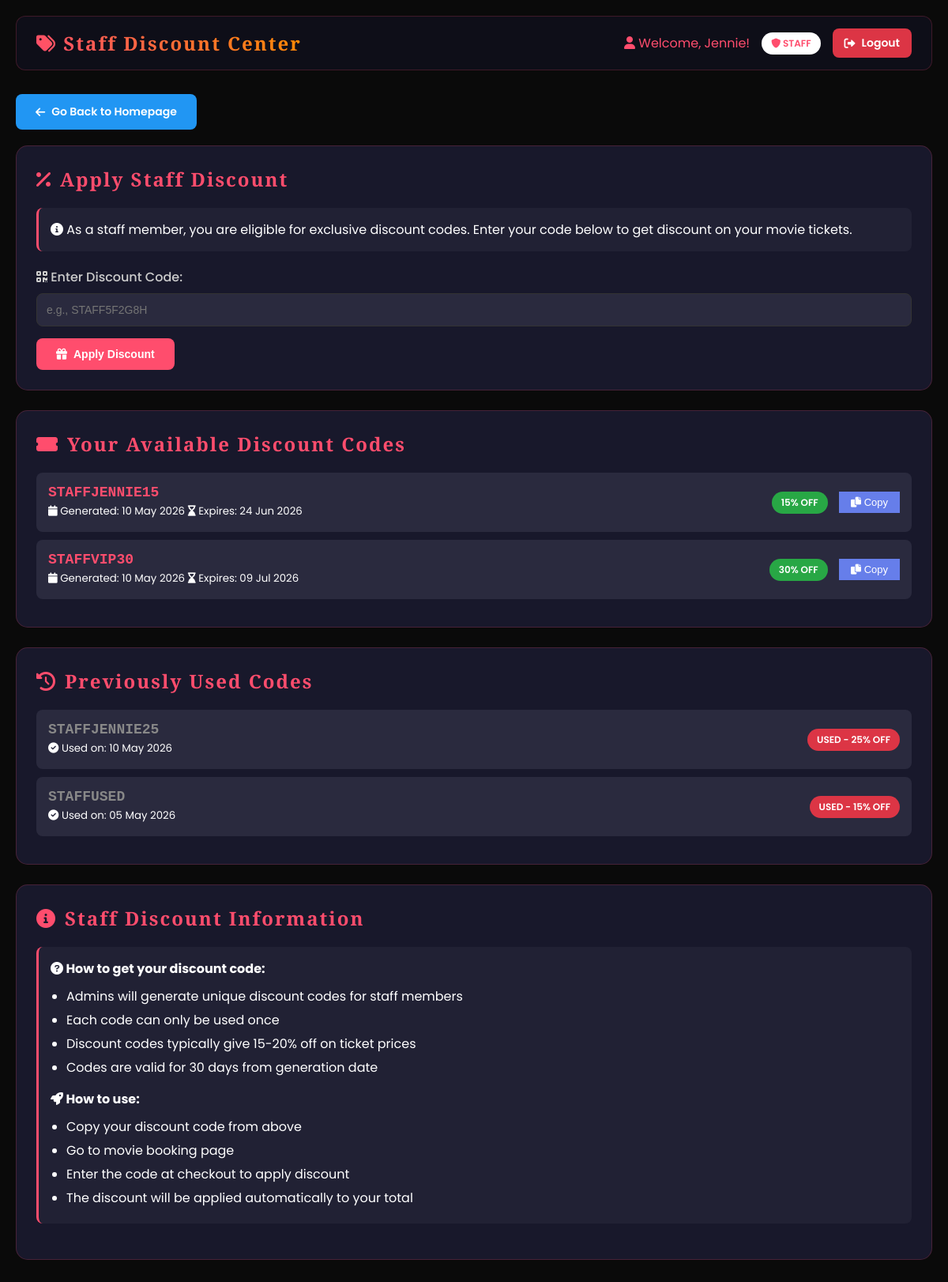
Screenshot of /staff_discount.php (signed in) with the database file from the repository.
### tables this page shows
CREATE TABLE `discount_codes` (
  `code_id` int(11) NOT NULL,
  `code` varchar(20) NOT NULL,
  `discount_percent` int(11) NOT NULL DEFAULT 15,
  `status` enum('active','used','expired') DEFAULT 'active',
  `generated_for` int(11) DEFAULT NULL,
  `generated_by` int(11) DEFAULT NULL,
  `generated_at` timestamp NOT NULL DEFAULT current_timestamp(),
  `used_at` timestamp NULL DEFAULT NULL,
  `used_by` int(11) DEFAULT NULL,
  `expiry_date` date DEFAULT NULL
);

### staff_discount.php (the view, shortened to what this page needs)
<?php
$user_id = $_SESSION['user_id'];
$role = $_SESSION['role'];
$username = $_SESSION['username'];
include 'db.php';
$staff_sql = "SELECT * FROM discount_codes
              WHERE (generated_for = ? OR generated_for IS NULL)
              AND status = 'active'
              AND (expiry_date IS NULL OR expiry_date >= CURDATE())
              ORDER BY generated_at DESC";
$stmt = $conn->prepare($staff_sql);
$stmt->bind_param("i", $user_id);
$stmt->execute();
$staff_codes_result = $stmt->get_result();
$used_codes_sql = "SELECT * FROM discount_codes
                   WHERE generated_for = ? AND status = 'used'
                   ORDER BY used_at DESC LIMIT 10";
$stmt = $conn->prepare($used_codes_sql);
$stmt->bind_param("i", $user_id);
$stmt->execute();
$used_codes_result = $stmt->get_result();
?>
<!DOCTYPE html>
<html lang="en">
<head>
    <link rel="stylesheet" href="https://cdnjs.cloudflare.com/ajax/libs/font-awesome/6.0.0/css/all.min.css">
    <link rel="stylesheet" href="base.css">
    <link rel="stylesheet" href="sidebar.css">
    <link rel="stylesheet" href="homepage.css">
</head>
<body>
<div class="dashboard">
    <div class="main">
        <div class="topbar">
            <h1>
                <i class="fas fa-tags"></i>
                Staff Discount Center
            </h1>
            <div class="user-welcome">
                <span>
                    <i class="fas fa-user"></i>
                    Welcome, <?php echo htmlspecialchars($username); ?>!
                </span>
                <span class="badge" style="background: #ffffff;">
                    <i class="fas fa-shield-alt"></i>
                    <?php echo strtoupper($role); ?>
                </span>
                <a href="logout.php" class="btn" style="background: #dc3545; padding: 8px 15px;">
                    <i class="fas fa-sign-out-alt"></i> Logout
                </a>
            </div>
        </div>
                <div class="back-button-container">
            <a href="homepage.php" class="btn btn-back">
                <i class="fas fa-arrow-left"></i> Go Back to Homepage
            </a>
        </div>
        <div class="discount-container">
            <div class="discount-card">
                <h2>
                    <i class="fas fa-percent"></i>
                    Apply Staff Discount
                </h2>
                <div class="info-box">
                    <i class="fas fa-info-circle"></i>
                    As a staff member, you are eligible for exclusive discount codes.
                    Enter your code below to get discount on your movie tickets.
                </div>
                <form method="POST" action="">
                    <div class="input-group">
                        <label for="discount_code">
                            <i class="fas fa-qrcode"></i> Enter Discount Code:
                        </label>
                        <input type="text" id="discount_code" name="discount_code"
                               placeholder="e.g., STAFF5F2G8H" required>
                    </div>
                    <button type="submit" name="use_discount" class="btn">
                        <i class="fas fa-gift"></i> Apply Discount
                    </button>
                </form>
            </div>
            <?php if ($staff_codes_result && $staff_codes_result->num_rows > 0): ?>
            <div class="discount-card">
                <h2>
                    <i class="fas fa-ticket-alt"></i>
                    Your Available Discount Codes
                </h2>
                <div class="code-list">
                    <?php while ($code = $staff_codes_result->fetch_assoc()): ?>
                    <div class="code-item">
                        <div>
                            <div class="code"><?php echo htmlspecialchars($code['code']); ?></div>
                            <small>
                                <i class="fas fa-calendar"></i>
                                Generated: <?php echo date('d M Y', strtotime($code['generated_at'])); ?>
                            </small>
                            <?php if ($code['expiry_date']): ?>
                                <small>
                                    <i class="fas fa-hourglass-end"></i>
                                    Expires: <?php echo date('d M Y', strtotime($code['expiry_date'])); ?>
                                </small>
                            <?php endif; ?>
                        </div>
                        <div>
                            <span class="badge">
                                <?php echo $code['discount_percent']; ?>% OFF
                            </span>
                            <button class="btn-secondary copy-btn" onclick="copyCode('<?php echo $code['code']; ?>')">
                                <i class="fas fa-copy"></i> Copy
                            </button>
                        </div>
                    </div>
                    <?php endwhile; ?>
                </div>
            </div>
            <?php endif; ?>
            <?php if ($used_codes_result && $used_codes_result->num_rows > 0): ?>
            <div class="discount-card">
                <h2>
                    <i class="fas fa-history"></i>
                    Previously Used Codes
                </h2>
                <div class="code-list">
                    <?php while ($code = $used_codes_result->fetch_assoc()): ?>
                    <div class="code-item">
                        <div>
                            <div class="code" style="color: #888;">
                                <?php echo htmlspecialchars($code['code']); ?>
                            </div>
                            <small>
                                <i class="fas fa-check-circle"></i>
                                Used on: <?php echo date('d M Y', strtotime($code['used_at'])); ?>
                            </small>
                        </div>
                        <div>
                            <span class="badge badge-expired">
                                USED - <?php echo $code['discount_percent']; ?>% OFF
                            </span>
                        </div>
                    </div>
                    <?php endwhile; ?>
                </div>
            </div>
            <?php endif; ?>
            <div class="discount-card">
                <h2>
                    <i class="fas fa-info-circle"></i>
                    Staff Discount Information
                </h2>
                <div class="info-box">
                    <p><strong><i class="fas fa-question-circle"></i> How to get your discount code:</strong></p>
                    <ul>
                        <li>Admins will generate unique discount codes for staff members</li>
                        <li>Each code can only be used once</li>
                        <li>Discount codes typically give 15-20% off on ticket prices</li>
                        <li>Codes are valid for 30 days from generation date</li>
                    </ul>
                    <p style="margin-top: 15px;"><strong><i class="fas fa-rocket"></i> How to use:</strong></p>
                    <ul>
                        <li>Copy your discount code from above</li>
                        <li>Go to movie booking page</li>
                        <li>Enter the code at checkout to apply discount</li>
                        <li>The discount will be applied automatically to your total</li>
                    </ul>
                </div>
            </div>
        </div>
    </div>
</div>
</body>
</html>

### base.css (style rules this page uses)
* { margin: 0; padding: 0; box-sizing: border-box; }
body { font-family: 'Poppins', sans-serif; background: #140005; color: white; overflow-x: hidden; }
h1, h2, h3, .logo-text { font-family: 'Playfair Display', serif; letter-spacing: 2px; }

### homepage.css (style rules this page uses)
* { margin: 0; padding: 0; box-sizing: border-box; }
body { font-family: 'Poppins', sans-serif; background: #140005; color: white; }
h1, h2 { font-family: 'Playfair Display', serif; letter-spacing: 2px; }
.main { margin-left: 220px; padding: 30px; min-height: 100vh; overflow-y: auto; }
.topbar { display: flex; justify-content: space-between; align-items: center; margin-bottom: 20px; }
.user-welcome { display: flex; align-items: center; gap: 15px; }

### staff_discount.php (style rules this page uses)
.main { margin-left: 0; padding: 20px; min-height: 100vh; background: #0a0a0a; }
.topbar { background: rgba(15, 15, 26, 0.95); backdrop-filter: blur(10px); padding: 15px 25px; border-radius: 12px; display: flex; justify-content: space-between; align-items: center; margin-bottom: 30px; border: 1px solid rgba(255,77,109,0.2); }
.topbar h1 { font-size: 24px; background: linear-gradient(45deg, #ff4d6d, #ff8c00); -webkit-background-clip: text; -webkit-text-fill-color: transparent; }
.user-welcome { display: flex; align-items: center; gap: 15px; }
.user-welcome span { color: #ff4d6d; }
.discount-container { max-width: 1200px; margin: 0 auto; }
.discount-card { background: rgba(26, 26, 46, 0.95); border-radius: 15px; padding: 25px; margin-bottom: 25px; border: 1px solid rgba(255,77,109,0.2); }
.discount-card h2 { color: #ff4d6d; margin-bottom: 20px; font-size: 24px; display: flex; align-items: center; gap: 10px; }
.input-group { margin: 15px 0; }
.input-group label { display: block; margin-bottom: 8px; color: #ccc; font-weight: 500; }
.input-group input, .input-group select { width: 100%; padding: 12px; border: 1px solid #333; border-radius: 8px; background: #2a2a3e; color: white; font-size: 14px; }
.btn { background: #ff4d6d; color: white; border: none; padding: 12px 25px; border-radius: 8px; cursor: pointer; font-size: 14px; font-weight: 600; transition: 0.3s; display: inline-flex; align-items: center; gap: 8px; text-decoration: none; }
.btn-secondary { background: #4a4a6a; text-decoration: none; color: white; }
.btn-back { background: #2196F3; color: white; text-decoration: none; }
.code-list { margin-top: 20px; }
.code-item { background: #2a2a3e; padding: 15px; margin: 10px 0; border-radius: 8px; display: flex; justify-content: space-between; align-items: center; flex-wrap: wrap; gap: 10px; }
.code-item .code { font-family: monospace; font-size: 18px; font-weight: bold; color: #ff4d6d; }
.badge { background: #28a745; padding: 5px 12px; border-radius: 20px; font-size: 12px; font-weight: 600; color: white; display: inline-block; }
.badge-expired { background: #dc3545; }
.info-box { background: rgba(42, 42, 62, 0.5); padding: 15px; border-radius: 8px; margin: 20px 0; border-left: 3px solid #ff4d6d; }
.info-box ul { margin-left: 20px; margin-top: 10px; }
.info-box li { margin: 5px 0; }
.copy-btn { background: #667eea; margin-left: 10px; padding: 6px 15px; font-size: 13px; border: none; cursor: pointer; }
.back-button-container { margin-bottom: 20px; }

### rows the page displays
discount_codes: code "STAFFJENNIE15", generated_at "10 May 2026", expiry_date "24 Jun 2026", discount_percent "15"
discount_codes: code "STAFFVIP30", generated_at "10 May 2026", expiry_date "09 Jul 2026", discount_percent "30"
discount_codes: code "STAFFJENNIE25", used_at "10 May 2026", discount_percent "25"
discount_codes: code "STAFFUSED", used_at "05 May 2026", discount_percent "15"

### other values shown
$username "Jennie"
$role "STAFF"
